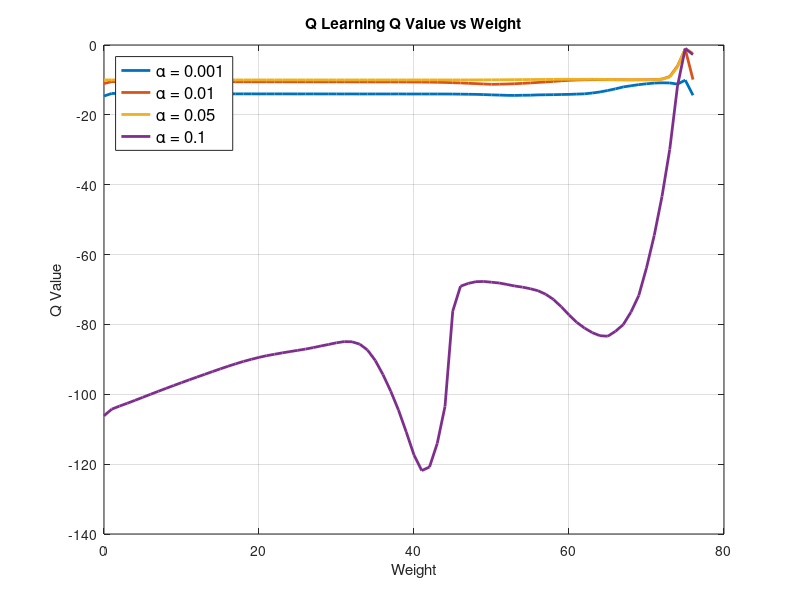

The MATLAB source for this figure:
clear all;
close all;
clc;

folder_path = '/Users/omeremeksiz/Desktop/masaustu/RL/application/td_learning/application_output/';

load('data_bestactions_alpha01.mat')
data_bestactions_alpha01  = bestactions1;

weight_alpha01 = data_bestactions_alpha01(:,1);
qvalue_alpha01 = data_bestactions_alpha01(:,4);

load('data_bestactions_alpha005.mat')
data_bestactions_alpha005  = bestactions2;

weight_alpha005 = data_bestactions_alpha005(:,1);
qvalue_alpha005 = data_bestactions_alpha005(:,4);

load('data_bestactions_alpha001.mat')
data_bestactions_alpha001  = bestactions3;

weight_alpha001 = data_bestactions_alpha001(:,1);
qvalue_alpha001 = data_bestactions_alpha001(:,4);

load('data_bestactions_alpha0001.mat')
data_bestactions_alpha0001  = bestactions4;

weight_alpha0001 = data_bestactions_alpha0001(:,1);
qvalue_alpha0001 = data_bestactions_alpha0001(:,4);

figure(1)
plot(weight_alpha0001, qvalue_alpha0001, 'LineWidth', 2);
title('Q Learning Q Value vs Weight');
xlabel('Weight');
ylabel('Q Value');
grid on;
hold on;

plot(weight_alpha001, qvalue_alpha001, 'LineWidth', 2);
plot(weight_alpha005, qvalue_alpha005, 'LineWidth', 2);
plot(weight_alpha01, qvalue_alpha01, 'LineWidth', 2);

legend('\alpha = 0.001','\alpha = 0.01', '\alpha = 0.05', '\alpha = 0.1', 'Location','northwest');

legendFontSize = 12;
legend('FontSize', legendFontSize);

hold off;

saveas(gcf, fullfile(folder_path, 'q_alpha_param_analysis.jpg'));